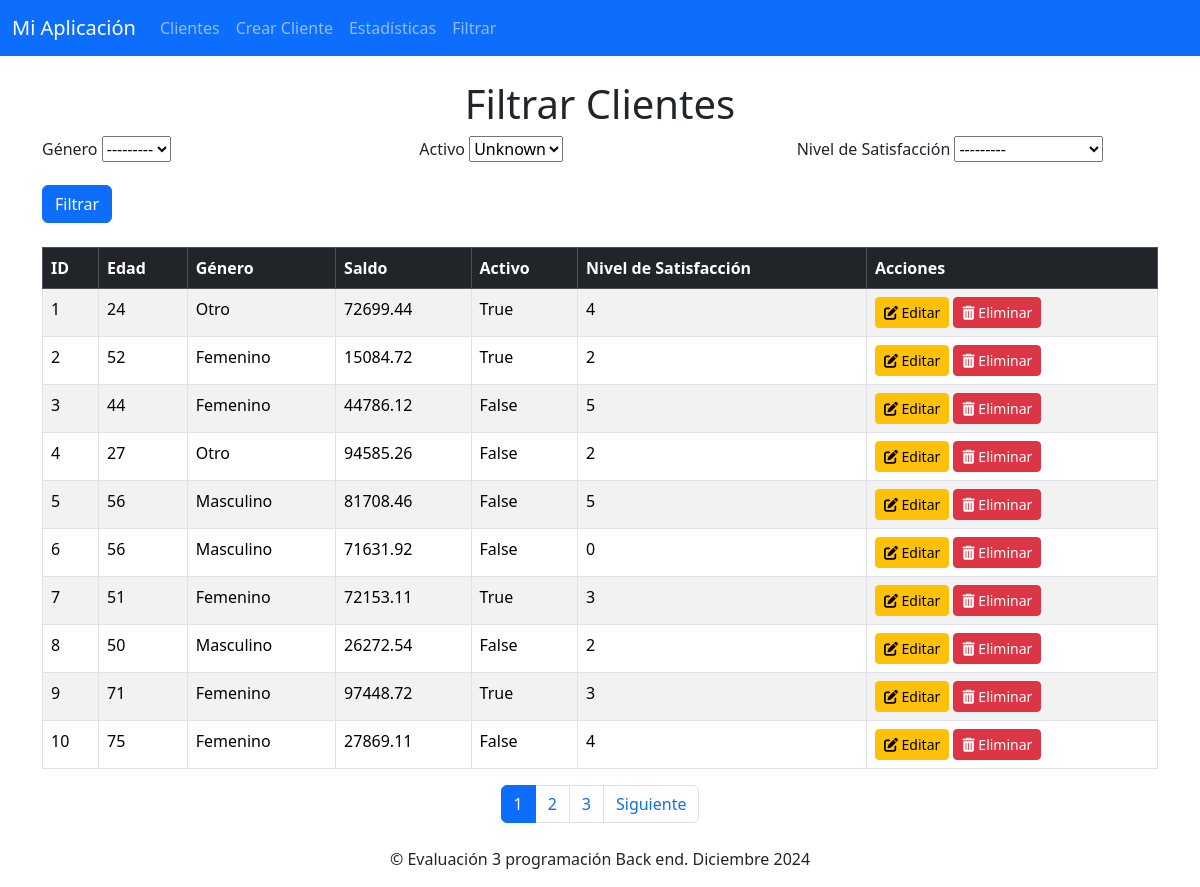
The app's page /filtrar/ with its own data.
### api/models.py (models this page shows, shortened)
class Cliente(models.Model):
	GENEROS = [
		('Masculino', 'M'),
		('Femenino', 'F'),
		('Otro', 'O'),
	]
	NIVELES_SATISFACCION = [
		(1, 'Muy insatisfecho'),
		(2, 'Insatisfecho'),
		(3, 'Neutral'),
		(4, 'Satisfecho'),
		(5, 'Muy satisfecho'),
	]
	cliente_id = models.CharField(max_length=50, unique=True)
	edad = models.IntegerField()
	genero = models.CharField(max_length=10, choices=GENEROS) #Uso de choices.
	saldo = models.FloatField()
	activo = models.BooleanField(default=True)
	nivel_satisfaccion = models.IntegerField(choices=NIVELES_SATISFACCION) #Uso de choices.

### api/views.py (the view)
# urls.py: path('filtrar/', filtrar_clientes, name='filtrar_clientes'),
def filtrar_clientes(request):
	filtro = ClienteFilter(request.GET, queryset=Cliente.objects.all())
	registros_por_pagina = int(request.GET.get('registros', 10))  # Por defecto 10
	paginator = Paginator(filtro.qs, registros_por_pagina)
	pagina = request.GET.get('page')
	clientes_pagina = paginator.get_page(pagina)
	return render(request, 'filtrar_clientes.html', {
		'filter': filtro,  # Filtro para mostrar opciones
		'clientes_pagina': clientes_pagina,  # Resultados paginados
	'registros_por_pagina': registros_por_pagina,  # Registros por página seleccionados
	})

### api/templates/filtrar_clientes.html (shortened to what this page needs)
{% extends 'base.html' %}
{% block content %}
<h1 class="text-center">Filtrar Clientes</h1>
<form method="get" class="mb-4">
    <div class="row g-3">
        <div class="col-md-4">
            <label for="id_genero" class="form-label">Género</label>
            {{ filter.form.genero }}
        </div>
        <div class="col-md-4">
            <label for="id_activo" class="form-label">Activo</label>
            {{ filter.form.activo }}
        </div>
        <div class="col-md-4">
            <label for="id_nivel_satisfaccion" class="form-label">Nivel de Satisfacción</label>
            {{ filter.form.nivel_satisfaccion }}
        </div>
    </div>
    <button type="submit" class="btn btn-primary mt-3">Filtrar</button>
</form>
<table class="table table-striped table-bordered">
    <thead class="table-dark">
        <tr>
            <th>ID</th>
            <th>Edad</th>
            <th>Género</th>
            <th>Saldo</th>
            <th>Activo</th>
            <th>Nivel de Satisfacción</th>
            <th>Acciones</th>
        </tr>
    </thead>
    <tbody>
        {% for cliente in clientes_pagina %}
        <tr>
            <td>{{ cliente.cliente_id }}</td>
            <td>{{ cliente.edad }}</td>
            <td>{{ cliente.genero }}</td>
            <td>{{ cliente.saldo }}</td>
            <td>{{ cliente.activo }}</td>
            <td>{{ cliente.nivel_satisfaccion }}</td>
            <td>
                <a href="{% url 'actualizar_cliente' cliente.pk %}" class="btn btn-warning btn-sm">
                    <i class="fas fa-edit"></i> Editar
                </a>
                <a href="{% url 'eliminar_cliente' cliente.pk %}" class="btn btn-danger btn-sm">
                    <i class="fas fa-trash-alt"></i> Eliminar
                </a>
            </td>
        </tr>
        {% endfor %}
    </tbody>
</table>
<nav>
    <ul class="pagination justify-content-center">
        {% for num in clientes_pagina.paginator.page_range %}
        {% if num >= clientes_pagina.number|add:'-2' and num <= clientes_pagina.number|add:'2' %}
        <li class="page-item {% if clientes_pagina.number == num %}active{% endif %}">
            <a class="page-link" href="?page={{ num }}&registros={{ registros_por_pagina }}">{{ num }}</a>
        </li>
        {% endif %}
        {% endfor %}
        {% if clientes_pagina.has_next %}
        <li class="page-item">
            <a class="page-link" href="?page={{ clientes_pagina.next_page_number }}&registros={{ registros_por_pagina }}">Siguiente</a>
        </li>
        {% endif %}
    </ul>
</nav>
{% endblock %}

### records on screen
Cliente: cliente_id "1", edad "24", genero "Otro", saldo "72699.44", activo "True", nivel_satisfaccion "4"
Cliente: cliente_id "2", edad "52", genero "Femenino", saldo "15084.72", activo "True", nivel_satisfaccion "2"
Cliente: cliente_id "3", edad "44", genero "Femenino", saldo "44786.12", activo "False", nivel_satisfaccion "5"
Cliente: cliente_id "4", edad "27", genero "Otro", saldo "94585.26", activo "False", nivel_satisfaccion "2"
Cliente: cliente_id "5", edad "56", genero "Masculino", saldo "81708.46", activo "False", nivel_satisfaccion "5"
Cliente: cliente_id "6", edad "56", genero "Masculino", saldo "71631.92", activo "False", nivel_satisfaccion "0"
Cliente: cliente_id "7", edad "51", genero "Femenino", saldo "72153.11", activo "True", nivel_satisfaccion "3"
Cliente: cliente_id "8", edad "50", genero "Masculino", saldo "26272.54", activo "False", nivel_satisfaccion "2"
Cliente: cliente_id "9", edad "71", genero "Femenino", saldo "97448.72", activo "True", nivel_satisfaccion "3"
Cliente: cliente_id "10", edad "75", genero "Femenino", saldo "27869.11", activo "False", nivel_satisfaccion "4"

### other values on screen
{{ num }} "1" "2" "3"
